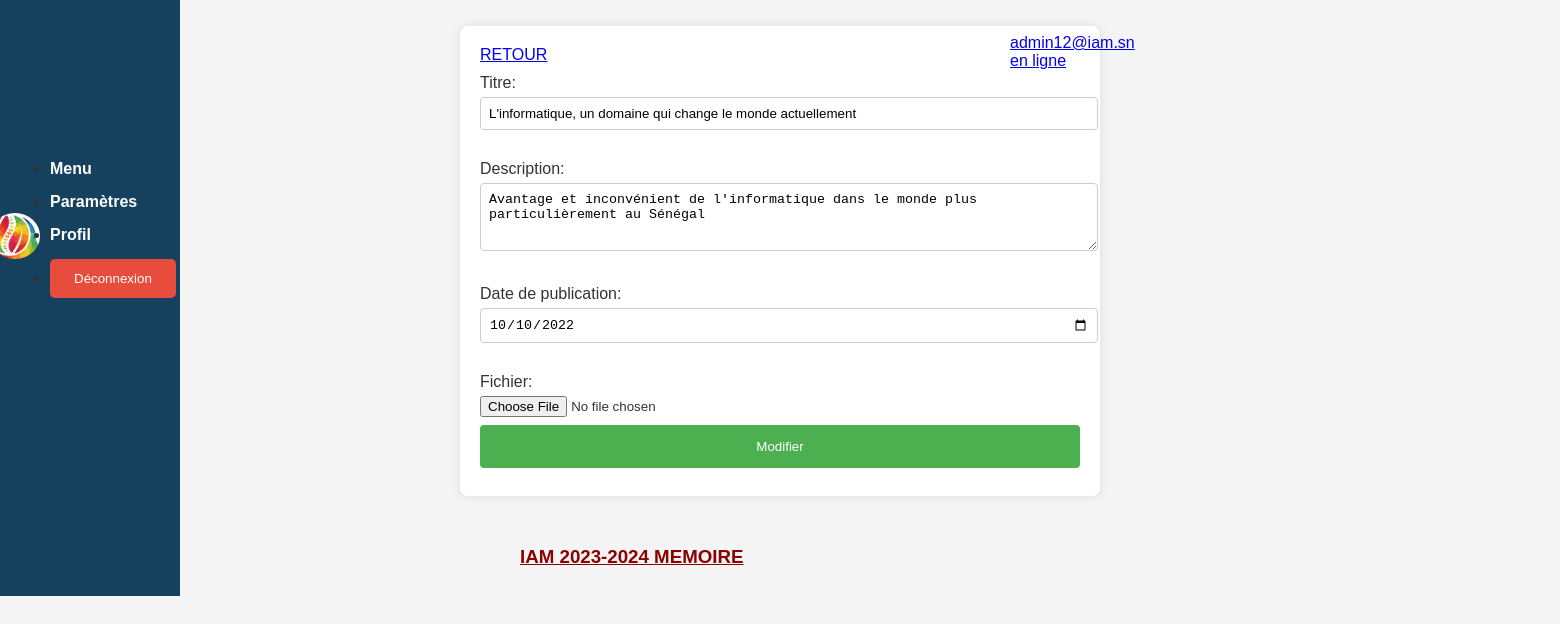
Page /modifier_memoire.php?id=1 (signed in) on the committed database.
### tables this page shows
CREATE TABLE `memoires` (
  `id_memoire` int(50) NOT NULL,
  `titre` text NOT NULL,
  `description` varchar(200) NOT NULL,
  `fichier` varchar(50) NOT NULL,
  `date_publication` date NOT NULL,
  `id_utilisateur` int(11) DEFAULT 1,
  `theme_id` int(11) NOT NULL,
  `domaine_id` int(11) NOT NULL
);

### modifier_memoire.php (the view, shortened to what this page needs)
<?php
include 'connexion.php';
$id_memoire = isset($_GET['id']) ? intval($_GET['id']) : 0;
$sql = "SELECT * FROM memoires WHERE id_memoire = :id_memoire";
$stmt = $connect->prepare($sql);
$stmt->execute(['id_memoire' => $id_memoire]);
$memoire = $stmt->fetch(PDO::FETCH_ASSOC);
?>
<!DOCTYPE html>
<html lang="fr">
<head>
    <link rel="stylesheet" href="admin.css">
</head>
<body>
<div class="profil">
        <a href="etudiant.php">
            <span class="profil">
                <p><?php echo $_SESSION['Email']; ?> <br>en ligne </p>
            </span>
        </a>
    </div>
    <div class="logo">
        <img src="image/logo2.png">
        <ul>
            <li><a href="admin.php">Menu</a></li>
            <li><a href="parametre.php">Paramètres</a></li>
            <li><a href="profil.php">Profil</a></li>
            <li>
                <a href="index.php" onclick="return(confirm('Vous vous déconnectez ?'));">
                    <button type="submit" class="disconnect">Déconnexion</button>
                </a>
            </li>
        </ul>
    </div>
    <form action="traitement_modifier_memoire.php" method="post">
        <a href="javascript:history.go(-1)">RETOUR</a>
        <label for="titre">Titre:</label>
        <input type="text" id="titre" name="titre" value="<?php echo htmlspecialchars($memoire['titre']); ?>"><br>
        <label for="description">Description:</label>
        <textarea id="description" name="description"><?php echo htmlspecialchars($memoire['description']); ?></textarea><br>
        <label for="date_publication">Date de publication:</label>
        <input type="date" id="date_publication" name="date_publication" value="<?php echo $memoire['date_publication']; ?>"><br>
        <label for="fichier">Fichier:</label>
        <input type="file" name="fichier" id="fichier" value="<?php echo $memoire['fichier']; ?>"><br>
        <input type="submit" value="Modifier">
    </form>
    <footer>
        <h3>IAM 2023-2024 MEMOIRE </h3>
    </footer>
</body>
</html>

### admin.css (style rules this page uses)
body { font-family: 'Segoe UI', Tahoma, Geneva, Verdana, sans-serif; background-color: #f5f5f5; margin: 30PX; padding: 0; }
.disconnect { background-color: #e74c3c; color: #fff; border: none; padding: 12px 24px; border-radius: 5px; cursor: pointer; transition: background-color 0.3s ease; }
.logo { display: flex; align-items: center; margin-bottom: 30px; background-color: #16415e; padding: 10px; width: 180px; height: 500px; }
.logo img { width: 50px; margin-right: 10px; border-radius: 50%; }
.logo ul { display: flex; flex-direction: column; margin: 0; padding: 0; }
.logo li { margin-bottom: 15px; }
.logo a { text-decoration: none; color: #fff; font-weight: bold; transition: color 0.3s ease; }

### modifier_memoire.php (style rules this page uses)
body { font-family: Arial, sans-serif; background-color: #f4f4f4; margin: 0; padding: 20px; color: #333; }
form { max-width: 600px; margin: 20px auto; background: white; padding: 20px; box-shadow: 0 0 10px rgba(0, 0, 0, 0.1); border-radius: 8px; margin-top: -600px; }
label { display: block; margin: 10px 0 5px; }
input[type=text], input[type=date], textarea { width: 100%; padding: 8px; margin-bottom: 20px; border: 1px solid #ccc; border-radius: 4px; }
input[type=submit] { width: 100%; background-color: #4CAF50; color: white; padding: 14px 20px; margin: 8px 0; border: none; border-radius: 4px; cursor: pointer; }
textarea { height: 50px; }
footer h3 { color: #8B0000; margin-left: 500px; text-decoration: underline; margin-top: 20px; }
footer { margin-top: 50px; }
.profil { margin-left: 990px; margin-top: -20px; }
.logo { margin-top: -210px; margin-left: -40px; height:700px }

### rows in the picture
memoires: titre "L'informatique, un domaine qui change le monde actuellement", description "Avantage et inconvénient de l'informatique dans le monde plus particulièrement au Sénégal", date_publication "10/10/2022"

### other values in the picture
$_SESSION['Email'] "admin12@iam.sn"
